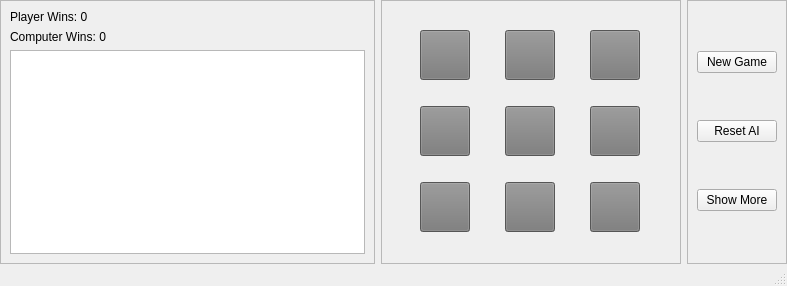
<?xml version="1.0" encoding="UTF-8"?>
<ui version="4.0">
 <class>MainWindow</class>
 <widget class="QMainWindow" name="MainWindow">
  <property name="geometry">
   <rect>
    <x>0</x>
    <y>0</y>
    <width>787</width>
    <height>286</height>
   </rect>
  </property>
  <property name="windowTitle">
   <string>MainWindow</string>
  </property>
  <widget class="QWidget" name="centralwidget">
   <layout class="QHBoxLayout" name="horizontalLayout" stretch="50,40,10">
    <property name="leftMargin">
     <number>0</number>
    </property>
    <property name="topMargin">
     <number>0</number>
    </property>
    <property name="rightMargin">
     <number>0</number>
    </property>
    <property name="bottomMargin">
     <number>0</number>
    </property>
    <item>
     <widget class="QFrame" name="frame_score">
      <property name="frameShape">
       <enum>QFrame::StyledPanel</enum>
      </property>
      <property name="frameShadow">
       <enum>QFrame::Raised</enum>
      </property>
      <layout class="QVBoxLayout" name="verticalLayout">
       <item>
        <widget class="QLabel" name="lbl_score_player">
         <property name="text">
          <string>Player Wins: 0</string>
         </property>
        </widget>
       </item>
       <item>
        <widget class="QLabel" name="lbl_score_computer">
         <property name="text">
          <string>Computer Wins: 0</string>
         </property>
        </widget>
       </item>
       <item>
        <widget class="QTextEdit" name="tE_log">
         <property name="readOnly">
          <bool>true</bool>
         </property>
        </widget>
       </item>
      </layout>
     </widget>
    </item>
    <item>
     <widget class="QFrame" name="frame_board">
      <property name="frameShape">
       <enum>QFrame::StyledPanel</enum>
      </property>
      <property name="frameShadow">
       <enum>QFrame::Raised</enum>
      </property>
      <layout class="QGridLayout" name="gridLayout">
       <item row="0" column="0">
        <widget class="QPushButton" name="btn0">
         <property name="minimumSize">
          <size>
           <width>50</width>
           <height>50</height>
          </size>
         </property>
         <property name="maximumSize">
          <size>
           <width>50</width>
           <height>50</height>
          </size>
         </property>
         <property name="styleSheet">
          <string notr="true">background-color: rgb(120, 120, 120);</string>
         </property>
         <property name="text">
          <string/>
         </property>
         <property name="iconSize">
          <size>
           <width>25</width>
           <height>25</height>
          </size>
         </property>
        </widget>
       </item>
       <item row="0" column="1">
        <widget class="QPushButton" name="btn1">
         <property name="minimumSize">
          <size>
           <width>50</width>
           <height>50</height>
          </size>
         </property>
         <property name="maximumSize">
          <size>
           <width>50</width>
           <height>50</height>
          </size>
         </property>
         <property name="styleSheet">
          <string notr="true">background-color: rgb(120, 120, 120);</string>
         </property>
         <property name="text">
          <string/>
         </property>
         <property name="iconSize">
          <size>
           <width>25</width>
           <height>25</height>
          </size>
         </property>
        </widget>
       </item>
       <item row="0" column="2">
        <widget class="QPushButton" name="btn2">
         <property name="minimumSize">
          <size>
           <width>50</width>
           <height>50</height>
          </size>
         </property>
         <property name="maximumSize">
          <size>
           <width>50</width>
           <height>50</height>
          </size>
         </property>
         <property name="styleSheet">
          <string notr="true">background-color: rgb(120, 120, 120);</string>
         </property>
         <property name="text">
          <string/>
         </property>
         <property name="iconSize">
          <size>
           <width>25</width>
           <height>25</height>
          </size>
         </property>
        </widget>
       </item>
       <item row="1" column="0">
        <widget class="QPushButton" name="btn3">
         <property name="minimumSize">
          <size>
           <width>50</width>
           <height>50</height>
          </size>
         </property>
         <property name="maximumSize">
          <size>
           <width>50</width>
           <height>50</height>
          </size>
         </property>
         <property name="styleSheet">
          <string notr="true">background-color: rgb(120, 120, 120);</string>
         </property>
         <property name="text">
          <string/>
         </property>
         <property name="iconSize">
          <size>
           <width>25</width>
           <height>25</height>
          </size>
         </property>
        </widget>
       </item>
       <item row="1" column="1">
        <widget class="QPushButton" name="btn4">
         <property name="minimumSize">
          <size>
           <width>50</width>
           <height>50</height>
          </size>
         </property>
         <property name="maximumSize">
          <size>
           <width>50</width>
           <height>50</height>
          </size>
         </property>
         <property name="styleSheet">
          <string notr="true">background-color: rgb(120, 120, 120);</string>
         </property>
         <property name="text">
          <string/>
         </property>
         <property name="iconSize">
          <size>
           <width>25</width>
           <height>25</height>
          </size>
         </property>
        </widget>
       </item>
       <item row="1" column="2">
        <widget class="QPushButton" name="btn5">
         <property name="minimumSize">
          <size>
           <width>50</width>
           <height>50</height>
          </size>
         </property>
         <property name="maximumSize">
          <size>
           <width>50</width>
           <height>50</height>
          </size>
         </property>
         <property name="styleSheet">
          <string notr="true">background-color: rgb(120, 120, 120);</string>
         </property>
         <property name="text">
          <string/>
         </property>
         <property name="iconSize">
          <size>
           <width>25</width>
           <height>25</height>
          </size>
         </property>
        </widget>
       </item>
       <item row="2" column="0">
        <widget class="QPushButton" name="btn6">
         <property name="minimumSize">
          <size>
           <width>50</width>
           <height>50</height>
          </size>
         </property>
         <property name="maximumSize">
          <size>
           <width>50</width>
           <height>50</height>
          </size>
         </property>
         <property name="styleSheet">
          <string notr="true">background-color: rgb(120, 120, 120);</string>
         </property>
         <property name="text">
          <string/>
         </property>
         <property name="iconSize">
          <size>
           <width>25</width>
           <height>25</height>
          </size>
         </property>
        </widget>
       </item>
       <item row="2" column="1">
        <widget class="QPushButton" name="btn7">
         <property name="minimumSize">
          <size>
           <width>50</width>
           <height>50</height>
          </size>
         </property>
         <property name="maximumSize">
          <size>
           <width>50</width>
           <height>50</height>
          </size>
         </property>
         <property name="styleSheet">
          <string notr="true">background-color: rgb(120, 120, 120);</string>
         </property>
         <property name="text">
          <string/>
         </property>
         <property name="iconSize">
          <size>
           <width>25</width>
           <height>25</height>
          </size>
         </property>
        </widget>
       </item>
       <item row="2" column="2">
        <widget class="QPushButton" name="btn8">
         <property name="minimumSize">
          <size>
           <width>50</width>
           <height>50</height>
          </size>
         </property>
         <property name="maximumSize">
          <size>
           <width>50</width>
           <height>50</height>
          </size>
         </property>
         <property name="styleSheet">
          <string notr="true">background-color: rgb(120, 120, 120);</string>
         </property>
         <property name="text">
          <string/>
         </property>
         <property name="iconSize">
          <size>
           <width>25</width>
           <height>25</height>
          </size>
         </property>
        </widget>
       </item>
      </layout>
     </widget>
    </item>
    <item>
     <widget class="QFrame" name="frame_options">
      <property name="frameShape">
       <enum>QFrame::StyledPanel</enum>
      </property>
      <property name="frameShadow">
       <enum>QFrame::Raised</enum>
      </property>
      <layout class="QVBoxLayout" name="verticalLayout_2">
       <item>
        <widget class="QPushButton" name="pushButton">
         <property name="text">
          <string>New Game</string>
         </property>
        </widget>
       </item>
       <item>
        <widget class="QPushButton" name="pushButton_2">
         <property name="text">
          <string>Reset AI</string>
         </property>
        </widget>
       </item>
       <item>
        <widget class="QPushButton" name="pushButton_3">
         <property name="text">
          <string>Show More</string>
         </property>
        </widget>
       </item>
      </layout>
     </widget>
    </item>
   </layout>
  </widget>
  <widget class="QMenuBar" name="menubar">
   <property name="geometry">
    <rect>
     <x>0</x>
     <y>0</y>
     <width>787</width>
     <height>21</height>
    </rect>
   </property>
  </widget>
  <widget class="QStatusBar" name="statusbar"/>
 </widget>
 <resources/>
 <connections/>
</ui>
